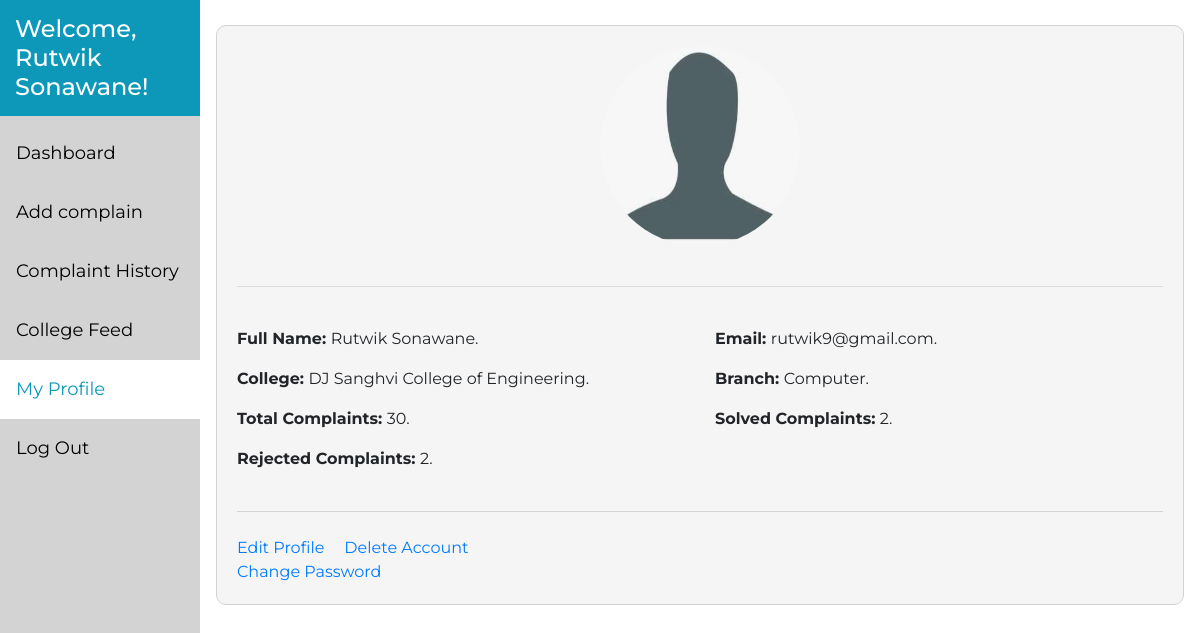
/student/studentdashboard/studentProfileView/ (signed in), run on the app's committed database.
### grievance/models.py (models this page shows, shortened)
class Student(models.Model):
    college_choices=(
        ('DJ Sanghvi College of Engineering','DJ Sanghvi College of Engineering'),
        ('KJ Somaiya College of Engineering','KJ Somaiya College of Engineering'),
        ('Thadomal Sahani College of Engineering','Thadomal Sahani College of Engineering'),
        ('Thakur College of Engineering','Thakur College of Engineering'),
        ('Atharva College of Engineering','Atharva College of Engineering'),
        ('Sardar Patel College of Engineering','Sardar Patel College of Engineering'),
        ('VJTI College of Engineering','VJTI College of Engineering'),
    )
    branch_choices=(
        ('Computer','Computer'),
        ('IT','IT'),
        ('EXTC','EXTC'),
        ('ELEX','ELEX'),
        ('Chemical','Chemical'),
        ('Production','Production'),
        ('Bio Med','Bio Med'),
    )
    user = models.OneToOneField(User,on_delete=models.CASCADE,default='')
    college=models.CharField(max_length=300,default='',choices=college_choices)
    branch=models.CharField(max_length=300,default='',choices=branch_choices)
    image = models.ImageField(upload_to='profile_pics', default='profile_pics/default.jpg', verbose_name='Profile Picture')

### grievance/decorators.py (the view)
    def wrapper_func(request, *args, **kwargs):
        profile = Student.objects.filter(user = request.user).count()
        if profile == 0:
            return redirect('studentProfile')
        else:
            return view_func(request, *args, **kwargs)

### grievance/views.py (called while the page is built)
@login_required(login_url='/login/student/')
@student_required
@studentprofile_required
def studentProfileView(request):
    student=Student.objects.get(user=request.user)
    tcomplains=Complain.objects.filter(sender=student).count()
    rcomplains=Complain.objects.filter(sender=student,status='Rejected').count()
    scomplains=Complain.objects.filter(sender=student,status='Solved').count()
    context={
        'a':student,
        'scomplains':scomplains,
        'rcomplains':rcomplains,
        'tcomplains':tcomplains,
        'sprofile_active':'active'
    }
    return render(request,'grievance/studentProfileView.html',context)

### grievance/templates/grievance/studentProfileView.html (shortened to what this page needs)
{% extends 'grievance/base.html' %}
{% load crispy_forms_tags %}
{% load static %}
{% block content %}
{% include 'grievance/studentsidebar.html' %}
<div class="content">
<br>
<div class="card">
  <center><img class="rounded-circle img-fluid" src="{% static "grievance/images/icon3.png" %}" style="height: 200px;width: 200px;" alt="{{user.username}}" title='{{user.first_name}} {{user.last_name}}'>
  </center>
  <br><hr><br>
  <div class="row">
      <div class="col-12 col-md-6"><p ><span style="font-weight: bold;">Full Name: </span>{{a.user.first_name}} {{a.user.last_name}}.</p></div>
      <div class="col-12 col-md-6"><p class=""><span style="font-weight: bold;">Email: </span>{{a.user.email}}.</p></div>
  </div>
  <div class="row">
      <div class="col-12 col-md-6"><p ><span style="font-weight: bold;">College: </span>{{a.college}}.</p></div>
      <div class="col-12 col-md-6"><p class=""><span style="font-weight: bold;">Branch: </span>{{a.branch}}.</p></div>
  </div>
  <div class="row">
      <div class="col-12 col-md-6"><p ><span style="font-weight: bold;">Total Complaints: </span>{{tcomplains}}.</p></div>
      <div class="col-12 col-md-6 "><p class=""><span style="font-weight: bold;">Solved Complaints: </span>{{scomplains}}.</p></div>
  </div>
  <div class="row" style="">
      <div class=" col-12"><p ><span style="font-weight: bold;">Rejected Complaints: </span>{{rcomplains}}.</p></div>
  </div><br>
  <div class="" style="border-bottom: 1px solid lightgray;"></div><br>
  <span><a href='{% url 'student_editprofile' %}' style="margin-right:20px">Edit Profile</a><a style="margin-right:20px"  {% if user.username == 'demostudent' %}href='#'{% else %}href='myModal6969' data-toggle="modal" data-target="#myModal6969"{% endif %}>Delete Account</a><br><a   {% if user.username == 'demostudent' %}href='#'{% else %}href='{% url 'password_change' %}' {% endif %}>Change Password</a><span>
</div><br>
{% endblock %}

### grievance/templates/grievance/studentsidebar.html (shortened to what this page needs)
<div class="" style="">
  <div class="sidebar">
      <h4 >Welcome, {{user.first_name}} {{user.last_name}}!</h4>
      <a  href={% url 'studentdashboard' %} class='{{studentdashboard_active}}'>Dashboard</a>
      <a href={% url "addComplain" %} class='{{addcomplain_active}}'>Add complain</a>
      <a href={% url "previousComplaints" %} class='{{scomplains_active}}'>Complaint History</a>
      <a href={% url "collegefeed" %} class='{{collegefeed_active}}'>College Feed</a>
      <a href={% url "studentProfileView" %} class='{{sprofile_active}}'>My Profile</a>
      <a href='myModal69' data-toggle="modal" data-target="#myModal69">Log Out</a>
    </div>
</div>

### grievance/templates/grievance/base.html (style rules this page uses)
.card { padding: 20px; animation-delay: 0.8s; border: 1px solid lightgray; background-color: whitesmoke; border-radius: 10px; }
body { background-color: white; font-family: 'Montserrat', sans-serif; height: 100%; }
html { font-size: 1rem; }

### grievance/templates/grievance/studentsidebar.html (style rules this page uses)
.sidebar { margin: 0; padding: 0; width: 200px; background-color:lightgray; position: fixed; height: 760px; overflow: auto; }
.sidebar a { display: block; color: black; padding: 16px; text-decoration: none; font-size: 18px; }
.sidebar h4 { display: block; color: white; padding: 15px; background-color: #0D98BA; }
.sidebar a.active { background-color: white; color: #0D98BA; }
div.content { margin-left: 200px; padding: 1px 16px; }

### data on the page
Student: user.first_name "Rutwik", user.last_name "Sonawane", user.email "rutwik9@gmail.com", college "DJ Sanghvi College of Engineering", branch "Computer"

### other printed values
{{ user.first_name }} "Rutwik"
{{ user.last_name }} "Sonawane"
{{ tcomplains }} "30"
{{ scomplains }} "2"
{{ rcomplains }} "2"
